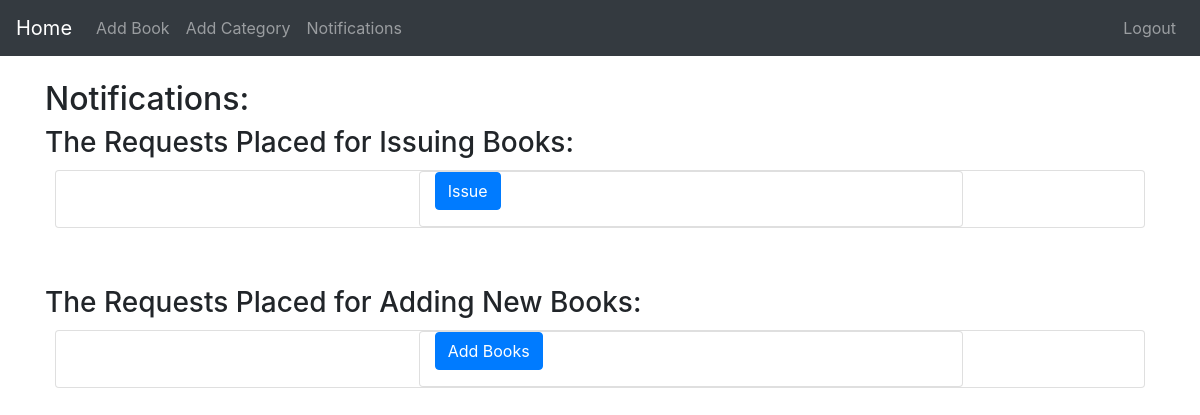
Page /libadmin/Notifications/ (signed in) on the earlier database version.
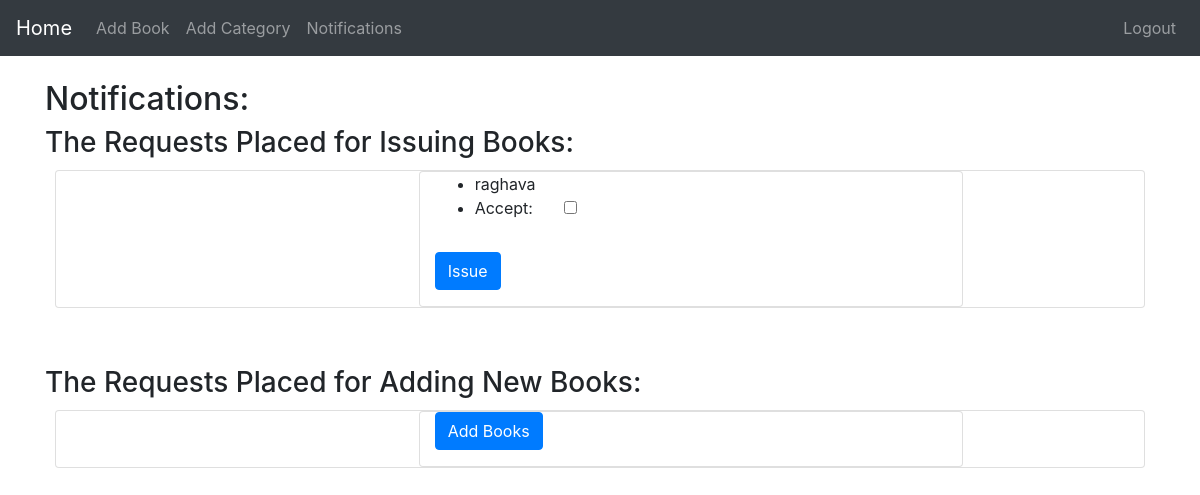
Same page on the later database version.
### libuser/models.py (models this page shows)
class placerequest(models.Model):
	Username=models.CharField(max_length=200,default=User)
	book_category=models.ForeignKey(category,on_delete=models.CASCADE)
	book=models.ForeignKey(books,on_delete=models.CASCADE,primary_key=True)
	request_date=models.DateTimeField(default=timezone.now())
	submition_date=models.DateTimeField(default=datetime.now()+timedelta(days=30))
	accept=models.BooleanField(default=False)
	def __str__(self):
		return self.book.Title

### libadmin/models.py (models this page shows, shortened)
class books(models.Model):
	book_category= models.ForeignKey( category, on_delete=models.CASCADE )
	Title=models.CharField(max_length=200)
	Author=models.CharField(max_length=200)
	image=models.FileField(upload_to='pictures/')
	book=models.FileField(upload_to='files/')
	date=models.DateField()
	upload_date=models.DateTimeField(default=timezone.now())
	status=models.BooleanField(default=False)

### libadmin/views.py (the view)
def notification(request):
	if request.user.is_authenticated:
		if request.method=='POST':
			book=model.placerequest.objects.filter(accept=True)
			form =forms.notification(request.POST)
			formss=forms.booknotify(request.POST)
			if form.is_valid() and formss.is_valid():
			 	form.save() and formss.save()
			 	return HttpResponse("the request has been accepted")
		else:
			form=forms.notification(request.POST,request.FILES)
			book=model.placerequest.objects.filter(accept=False)
			newbook=models.books.objects.filter(status=False)
			formss=forms.booknotify(request.POST,request.FILES)
			return render(request,'libadmin/notification.html',{'categories':book,'form':form,'categorie':newbook,'forms':formss})
	else:
		return HttpResponse("you need to login to accept the request")

### libadmin/forms.py
class notification(forms.ModelForm):
	class Meta:
		model=model.placerequest
		fields=('accept', )

class booknotify(forms.ModelForm):
	class Meta:
		model=models.books
		fields=('status', )

### libadmin/templates/libadmin/notification.html (shortened to what this page needs)
{% extends 'libadmin/nav.html' %}
{% block content %}
<div class="container">
	<h2>Notifications:</h2>
  <h3>The Requests Placed for Issuing Books:</h3>
	<div class="card" style="margin:10px;">
    <div class="col-md-6 offset-md-4 card">
    <form method="post">
     {% for book in categories %}
<ul>
<li>{{book}}</li>
<li>
    {% for field in form %}
        <label class="control-label" id="{{book.pk}}">{{ field.label_tag }} </label>&nbsp&nbsp&nbsp&nbsp&nbsp&nbsp
        {{ field }}<br>
    {% endfor %}
</li>
</ul>
{% endfor %}
<div class="form-group">
  <button type="submit" class="btn btn-primary btn-md" id="login">Issue</button>
  </div>
</form>
</div>
</div>
<h3>The Requests Placed for Adding New Books:</h3>
  <div class="card" style="margin:10px;">
    <div class="col-md-6 offset-md-4 card">
    <form method="post">
<div class="form-group">
  <button type="submit" class="btn btn-primary btn-md" id="login">Add Books</button>
  </div>
</form>
</div>
</div>
</div>
{% endblock %}

Differences in the rows shown:
added placerequest: book.Title "raghava", label_tag "Accept:"
